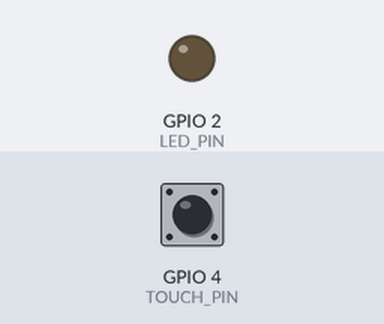
The sketch below on a simulated ESP32. Parts: output pins drawn as LEDs (lit = HIGH). Inputs (shaded band) come from the test bench; at power-on: GPIO 4 (TOUCH_PIN) HIGH. WiFi joins after 1.5 s; servers stay silent unless stated; what the sketch prints to the serial monitor is not drawn.

Above: at 0.2 s.
At 1.7 s:
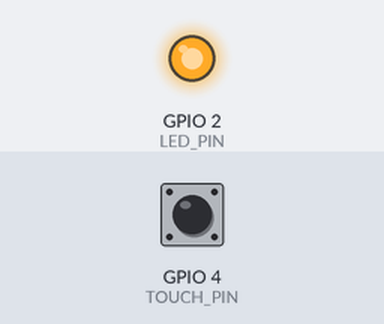
Timing chart, 0 to 3.2 s (numbered marks = the images above):
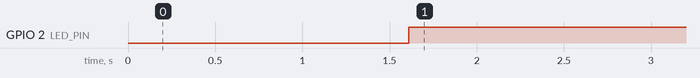

The sketch:

main.ino
```cpp
#include <WiFi.h>
#include <WebServer.h>

// ========== WiFi配置 ==========
const char* ssid     = "Xiaomi 14 Pro";
const char* password = "9az62tyqayj59p6";

// ========== 引脚定义 ==========
#define TOUCH_PIN 4      // GPIO4 = T0 触摸通道
#define LED_PIN   2      // 板载LED（可选，用于指示）

// ========== 全局对象 ==========
WebServer server(80);

// 存储最新触摸值（用于调试）
int lastTouchValue = 0;

// ========== HTML页面 ==========
const char* PAGE_HTML = R"raw(
<!DOCTYPE html>
<html lang="zh-CN">
<head>
    <meta charset="UTF-8">
    <meta name="viewport" content="width=device-width, initial-scale=1.0">
    <title>实时传感器仪表盘</title>
    <style>
        * { margin: 0; padding: 0; box-sizing: border-box; }
        body {
            font-family: 'Microsoft YaHei', Arial, sans-serif;
            background: #0a0a1a;
            min-height: 100vh;
            display: flex;
            justify-content: center;
            align-items: center;
        }
        .dashboard {
            background: linear-gradient(145deg, #141428, #1a1a35);
            padding: 50px 60px;
            border-radius: 30px;
            box-shadow: 0 20px 60px rgba(0,0,0,0.8), inset 0 1px 0 rgba(255,255,255,0.05);
            text-align: center;
            max-width: 500px;
            width: 90%;
        }
        h1 {
            color: #8888cc;
            font-size: 1.6rem;
            font-weight: 300;
            letter-spacing: 4px;
        }
        .subtitle {
            color: #555599;
            font-size: 0.85rem;
            letter-spacing: 2px;
            margin: 6px 0 30px 0;
        }
        .sensor-panel {
            background: #0a0a18;
            border-radius: 20px;
            padding: 35px 20px;
            border: 1px solid #2a2a55;
            position: relative;
            overflow: hidden;
        }
        .sensor-panel::before {
            content: '';
            position: absolute;
            top: -50%;
            left: -50%;
            width: 200%;
            height: 200%;
            background: radial-gradient(circle at center, rgba(100,100,255,0.03), transparent 70%);
            animation: rotateBg 20s linear infinite;
        }
        @keyframes rotateBg {
            0% { transform: rotate(0deg); }
            100% { transform: rotate(360deg); }
        }
        .sensor-number {
            font-size: 5.5rem;
            font-weight: 700;
            position: relative;
            z-index: 1;
            background: linear-gradient(135deg, #6666ff, #aa88ff);
            -webkit-background-clip: text;
            -webkit-text-fill-color: transparent;
            font-variant-numeric: tabular-nums;
            transition: all 0.1s;
            line-height: 1.2;
        }
        .sensor-label {
            color: #555599;
            font-size: 0.8rem;
            letter-spacing: 3px;
            margin-top: 8px;
            position: relative;
            z-index: 1;
        }
        .unit {
            color: #444477;
            font-size: 1rem;
            position: relative;
            z-index: 1;
        }
        .status-bar {
            display: flex;
            justify-content: space-between;
            align-items: center;
            margin-top: 20px;
            padding: 12px 20px;
            background: #0a0a18;
            border-radius: 12px;
            border: 1px solid #1a1a3a;
        }
        .status-dot {
            display: inline-block;
            width: 10px;
            height: 10px;
            border-radius: 50%;
            background: #00ff88;
            animation: pulseDot 1.2s ease-in-out infinite;
            margin-right: 8px;
            vertical-align: middle;
        }
        @keyframes pulseDot {
            0%, 100% { opacity: 1; transform: scale(1); }
            50% { opacity: 0.2; transform: scale(0.7); }
        }
        .status-text {
            color: #555599;
            font-size: 0.8rem;
        }
        .status-text span {
            color: #8888cc;
        }
        .bar-wrapper {
            margin-top: 16px;
            height: 4px;
            background: #1a1a3a;
            border-radius: 4px;
            overflow: hidden;
        }
        .bar-fill {
            height: 100%;
            width: 0%;
            border-radius: 4px;
            transition: width 0.15s ease;
            background: linear-gradient(90deg, #4444cc, #aa88ff);
        }
        .hint {
            margin-top: 18px;
            color: #333366;
            font-size: 0.75rem;
            letter-spacing: 1px;
        }
        .hint em {
            color: #6666aa;
            font-style: normal;
        }
        .touch-indicator {
            display: inline-block;
            padding: 4px 16px;
            border-radius: 20px;
            font-size: 0.7rem;
            letter-spacing: 1px;
            margin-top: 10px;
            background: #1a1a3a;
            color: #555599;
            position: relative;
            z-index: 1;
        }
        .touch-indicator.active {
            background: #ff174422;
            color: #ff5252;
            border: 1px solid #ff174466;
        }
    </style>
</head>
<body>
    <div class="dashboard">
        <h1>📊 传感器仪表盘</h1>
        <div class="subtitle">实时触摸数据监控</div>

        <div class="sensor-panel">
            <div class="sensor-number" id="sensorValue">--</div>
            <div class="sensor-label">触摸传感器数值</div>
            <div class="touch-indicator" id="touchIndicator">👆 等待触摸</div>
        </div>

        <div class="status-bar">
            <div>
                <span class="status-dot"></span>
                <span class="status-text">实时采集</span>
            </div>
            <div class="status-text">
                🕐 <span id="updateTime">--:--:--</span>
            </div>
        </div>

        <div class="bar-wrapper">
            <div class="bar-fill" id="barFill"></div>
        </div>

        <div class="hint">
            💡 用手指靠近 <em>GPIO 4</em> 引脚 · 数值实时变化
        </div>
    </div>

    <script>
        const valueDisplay = document.getElementById('sensorValue');
        const timeDisplay = document.getElementById('updateTime');
        const barFill = document.getElementById('barFill');
        const touchIndicator = document.getElementById('touchIndicator');

        // ========== 修改这里：触摸阈值从50改为150 ==========
        const TOUCH_THRESHOLD = 150;  // 低于此值认为正在触摸
        // ===================================================

        function fetchSensorData() {
            fetch('/data')
                .then(response => response.text())
                .then(data => {
                    const numValue = parseInt(data);
                    if (!isNaN(numValue)) {
                        // 更新大数字
                        valueDisplay.textContent = numValue;

                        // 更新进度条（数值越低 → 进度条越长 → 越靠近）
                        let percent = 0;
                        const maxRef = 200;
                        if (numValue < maxRef) {
                            percent = ((maxRef - numValue) / maxRef) * 100;
                        }
                        if (percent > 100) percent = 100;
                        barFill.style.width = percent + '%';

                        // 根据接近程度改变颜色（使用新阈值150）
                        if (numValue < TOUCH_THRESHOLD) {
                            barFill.style.background = 'linear-gradient(90deg, #ff4466, #ff8844)';
                            touchIndicator.textContent = '✋ 触摸中！';
                            touchIndicator.className = 'touch-indicator active';
                        } else if (numValue < TOUCH_THRESHOLD + 50) {
                            barFill.style.background = 'linear-gradient(90deg, #ff8844, #ffcc44)';
                            touchIndicator.textContent = '👆 靠近中...';
                            touchIndicator.className = 'touch-indicator';
                        } else {
                            barFill.style.background = 'linear-gradient(90deg, #4444cc, #aa88ff)';
                            touchIndicator.textContent = '👆 等待触摸';
                            touchIndicator.className = 'touch-indicator';
                        }

                        // 更新数字颜色（随数值变化）
                        if (numValue < 150) {
                            valueDisplay.style.background = 'linear-gradient(135deg, #ff1744, #ff5252)';
                            valueDisplay.style.webkitBackgroundClip = 'text';
                            valueDisplay.style.webkitTextFillColor = 'transparent';
                        } else if (numValue < 200) {
                            valueDisplay.style.background = 'linear-gradient(135deg, #ffab00, #ffd93d)';
                            valueDisplay.style.webkitBackgroundClip = 'text';
                            valueDisplay.style.webkitTextFillColor = 'transparent';
                        } else {
                            valueDisplay.style.background = 'linear-gradient(135deg, #6666ff, #aa88ff)';
                            valueDisplay.style.webkitBackgroundClip = 'text';
                            valueDisplay.style.webkitTextFillColor = 'transparent';
                        }
                    }
                })
                .catch(error => {
                    console.error('请求失败:', error);
                    valueDisplay.textContent = 'ERR';
                });
        }

        function updateTime() {
            const now = new Date();
            const h = String(now.getHours()).padStart(2, '0');
            const m = String(now.getMinutes()).padStart(2, '0');
            const s = String(now.getSeconds()).padStart(2, '0');
            timeDisplay.textContent = h + ':' + m + ':' + s;
        }

        // 首次加载
        fetchSensorData();
        updateTime();

        // 每 100ms 轮询一次（实时更新）
        setInterval(() => {
            fetchSensorData();
            updateTime();
        }, 100);
    </script>
</body>
</html>
)raw";

// ========== 页面处理 ==========
void handleRoot() {
    server.send(200, "text/html; charset=UTF-8", PAGE_HTML);
}

// ========== 数据接口 ==========
void handleData() {
    int touchValue = touchRead(TOUCH_PIN);
    lastTouchValue = touchValue;
    server.send(200, "text/plain", String(touchValue));
}

// ========== 初始化 ==========
void setup() {
    Serial.begin(115200);
    delay(100);

    // LED初始化（可选）
    pinMode(LED_PIN, OUTPUT);
    digitalWrite(LED_PIN, LOW);

    // WiFi连接
    Serial.print("[WiFi] 正在连接 ");
    Serial.println(ssid);
    WiFi.begin(ssid, password);

    int retry = 0;
    while (WiFi.status() != WL_CONNECTED && retry < 30) {
        delay(500);
        Serial.print(".");
        retry++;
    }
    Serial.println();

    if (WiFi.status() == WL_CONNECTED) {
        Serial.println("[WiFi] ✅ 连接成功");
        Serial.print("[WiFi] 📡 IP地址: ");
        Serial.println(WiFi.localIP());
    } else {
        Serial.println("[WiFi] ❌ 连接失败，请检查配置");
    }

    // 设置路由
    server.on("/", handleRoot);
    server.on("/data", handleData);

    server.begin();
    Serial.println("[Server] HTTP服务已启动");
    Serial.println("[Sensor] 触摸引脚: GPIO 4 (T0)");
    Serial.println("=================================");
}

// ========== 主循环 ==========
void loop() {
    server.handleClient();

    // 可选：用板载LED指示触摸状态
    int touchVal = touchRead(TOUCH_PIN);
    if (touchVal < 150) {   // 同步修改为150
        digitalWrite(LED_PIN, HIGH);  // 触摸时亮起
    } else {
        digitalWrite(LED_PIN, LOW);
    }

    // 短暂延时，避免CPU占用过高
    delay(5);
}
```

Measured:
- by itself, GPIO 2 (LED_PIN): LOW → HIGH at 1.6 s
